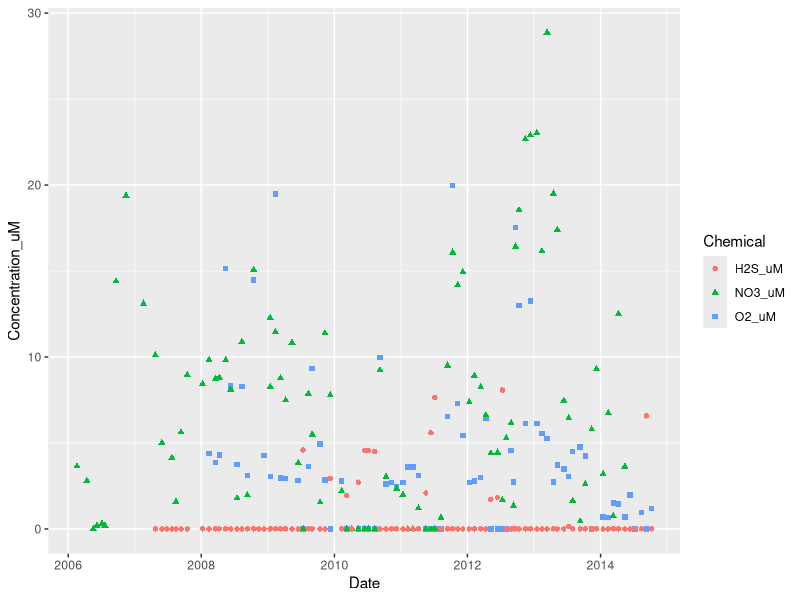

Write R code to recreate this figure.
#Load packages
library(tidyverse)
library(ggplot2)

#Load data
raw_dat <- read_csv('data/Saanich_Data.csv', col_names=TRUE)

#Keep data for at 150m
proj_dat <- raw_dat %>% 
  mutate(Depth_m = Depth * 1000) %>%
  filter(Depth_m == 150) %>%
  rename(O2_uM=WS_O2, NO3_uM=WS_NO3, H2S_uM=WS_H2S, PO4_uM=WS_PO4) %>%
  select(Date, SI, O2_uM, PO4_uM, NO3_uM, H2S_uM, Mean_NH4, Mean_NO2, Mean_N2, Mean_O2, Mean_co2, Mean_N2O, Mean_CH4, Temperature, Salinity, Density)

chemicals_of_interest <- proj_dat %>%
  select(Date, O2_uM, NO3_uM, H2S_uM) %>%
  gather(key="Chemical", value="Concentration_uM", -Date, na.rm=TRUE)

#Graph [molecules] vs date
chemicals_of_interest %>% 
  ggplot() + 
  geom_point(aes(x=Date, y=Concentration_uM, color=Chemical, shape=Chemical))
